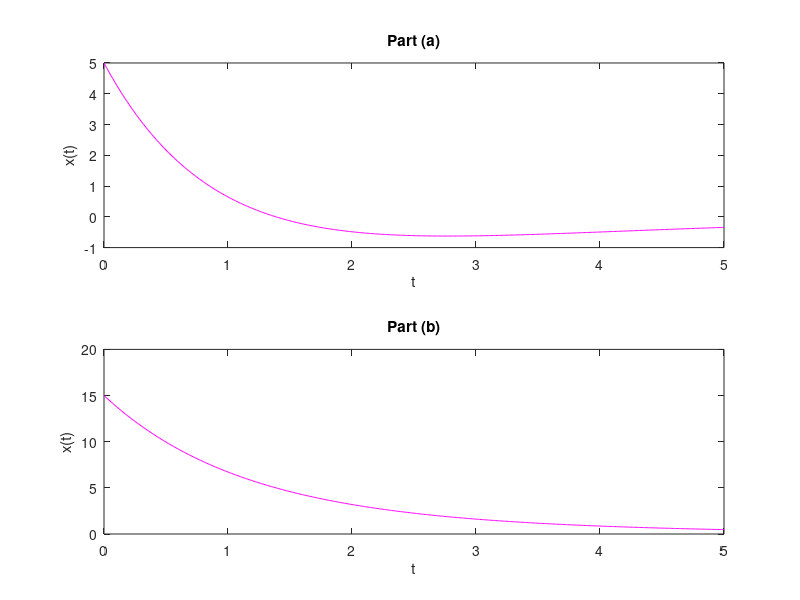

Here is the MATLAB script that generated this plot: (Note: this script raises an error after producing the figure.)
% Sonny Ji
% ECE314L
% Homework #1
% Problems: 1.93, 1.94


%Making first plot window
figure('Name', 'Problem 1.93', 'NumberTitle', 'off')



%----------------Problem 1.93
%\/----------------------------------------\/
%Make default t variable
t1 = 0:0.01:5;
%1.93 functions for parts (a) and (b)
xt1a = 10*exp(-t1) - 5*exp(-0.5*t1);
xt1b = 10*exp(-t1) + 5*exp(-0.5*t1);
%Sectioning out and plotting subplot for (a)
subplot(2, 1, 1)
plot(t1, xt1a, "m")
xlabel('t')
ylabel('x(t)')
title('Part (a)')
%Sectioning out and plotting subplot for (b)
subplot(2, 1, 2)
plot(t1, xt1b, "m")
xlabel('t')
ylabel('x(t)')
title('Part (b)')
%/\----------------------------------------/\



%Making second plot window
figure('Name', 'Problem 1.94', 'NumberTitle', 'off')



%----------------Problem 1.94
%\/----------------------------------------\/
%Make default t variable
t2 = -2:0.001:2;
%Make and set first a variable
a = [500, 750, 1000];
%Sectioning out and plotting subplot for different a
for i = 1:length(a)
    %x(t) from 1.94
    xt2 = 20*sin(((2*pi) * (1000*t2)) - (pi/3)).*exp(-a(i)*t2);
    subplot(3, 1, i)
    plot(t2, xt2, "m")
    %Zoom in to interesting part of plot
    xlim([0, 0.03])
    ylim([-0.05, 0.05])
    xlabel('t (sec)')
    ylabel('x(t)')
    title(sprintf('a = %d ', a(i)))
end
%Print investigation of affect
sprintf('The plots are zoomed in because it would be difficut to see the changes otherwise')
sprintf('As \''a\'' increases, x(t) gets steeper and approaches x(t)=0 faster.')
sprintf('Since x(t) is sampled per millisecond, the plot also loses the oscillatory motion.')
%/\----------------------------------------/\